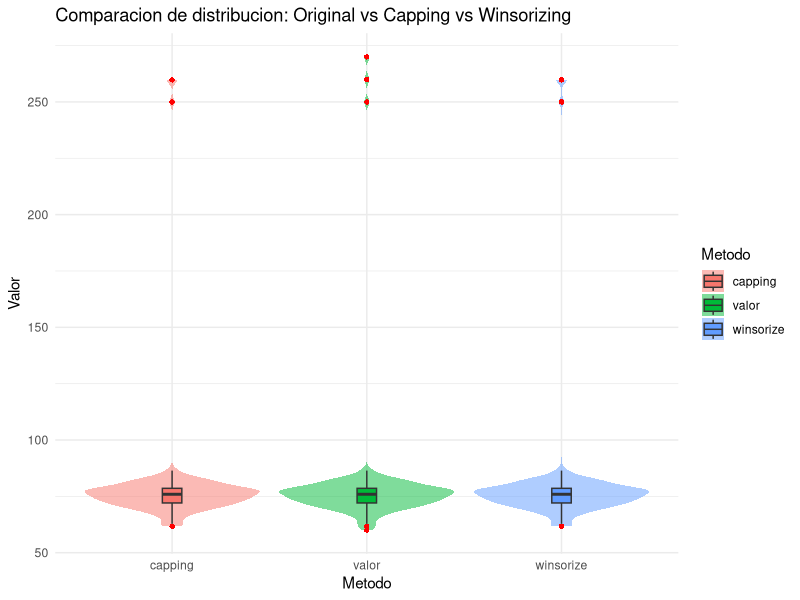

R code for this plot:
## ---- chunk 1
packs <- installed.packages()[,"Package"]
to_install <- c("tidyr")
ready_to_install <- to_install[!to_install %in% packs ]

ifelse(ready_to_install, lapply(ready_to_install,install.packages), NA)

## ---- chunk 2
set.seed(42)
data<-data.frame( valor=c(rnorm(100,mean=75,sd=5), 250,260,270))

summary(data$valor)
## ---- chunk 3
winsorize_custom <- function(x, lower = 0.01, upper = 0.99) {
  lower_bound <- quantile(x, lower)
  upper_bound <- quantile(x, upper)
  pmin(pmax(x, lower_bound), upper_bound)
}
## ---- chunk 4
library(dplyr)

lower_cap <- quantile(data$valor,0.01)
upper_cap <- quantile(data$valor,0.99)

data <- data %>%
  mutate(
    capping = case_when(
      valor < lower_cap ~ lower_cap,
      valor > upper_cap ~ upper_cap,
      TRUE ~ valor
    ),
    metodo_capping_between=between(valor,lower_cap,upper_cap),
    winsorize=winsorize_custom(valor),
    metodo_winsorize_between=winsorize == valor
  )
head(data)
## ---- chunk 5
library(ggplot2)
library(tidyr)
library(dplyr)

# data_long <- data %>%
#   select(valor,capping,winsorize) %>%
#   pivot_longer(cols=everything(),names_to="Metodo",values_to="Valor")

data_long <- data %>%
  select(valor,capping,winsorize) %>%
  gather(key="Metodo",value="Valor")

ggplot(
  data=data_long,
  aes(x=Metodo,y=Valor,fill=Metodo)
)+
geom_violin(alpha=0.5,color=NA)+
geom_boxplot(width=0.1,outlier.color="red",outlier.shape=16) +
theme_minimal()+
labs(title="Comparacion de distribucion: Original vs Capping vs Winsorizing")
